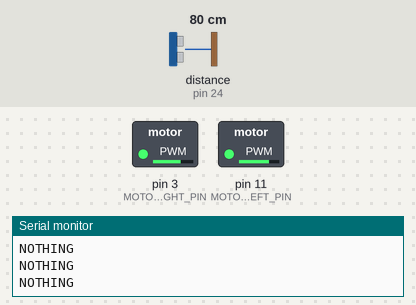
This sketch was run on a simulated Arduino Mega 2560, built with avr-gcc and run on an emulated ATmega2560. Parts: switched loads named in the sketch (green lamp = pin HIGH), the last lines printed to the serial monitor. Wiring (inferred from the names in the program): ultrasonic range finder: trigger pin 22; echo pin 24. The inputs (shaded band) are chosen by the test bench; at power-on: distance to the obstacle (sensor on pin 24) 80 cm. The echo pulse lasts 58.3 µs per cm; pins used as bus, display or sensor lines are not drawn.

Above: at 1.2 s.
1.3 s: distance to the obstacle (sensor on pin 24) set to 17 cm
4.3 s: distance to the obstacle (sensor on pin 24) set to 14 cm
At 4.9 s:
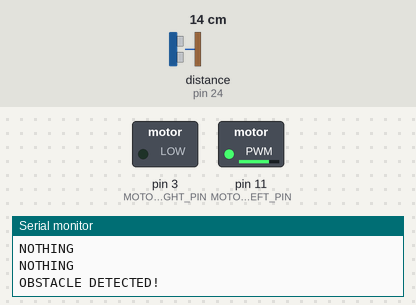
7.3 s: distance to the obstacle (sensor on pin 24) set to 120 cm
At 8.43 s:
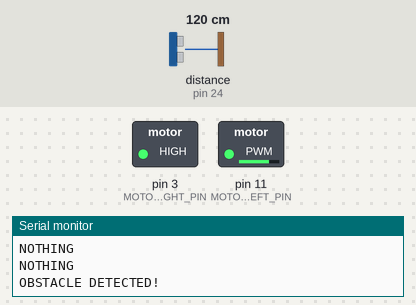
9.9 s: distance to the obstacle (sensor on pin 24) set to 2 cm
At 10.6 s:
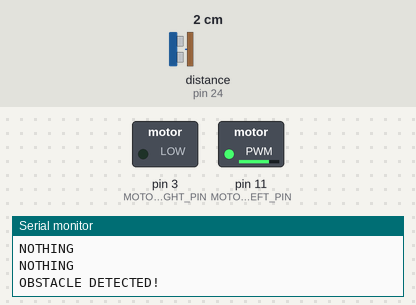
Timing chart, 0 to 13.5 s (numbered marks = the images above; inputs shaded):
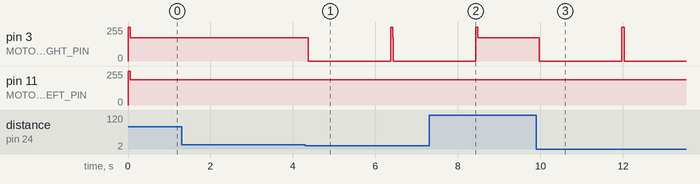

Measured:
- the behaviour switches between 16 and 15 cm on distance to the obstacle (sensor on pin 24) (found by bisection; images 0 and 1)
- after the input at 4.3 s, pin 3 (MOTOR_RIGHT_PIN): 175/255 → 0/255 after 0.07 s
- after the input at 7.3 s, pin 3 (MOTOR_RIGHT_PIN): goes on until 8.5 s, then stays 175/255
- after the input at 9.9 s, pin 3 (MOTOR_RIGHT_PIN): 175/255 → 0/255 after 0.07 s

The sketch:

ArduCleaner.ino
```cpp
// IMPORTANT NOTE: THE WEIGHT AND INCLINATION OF THE BATTERY THAT
// YOU ARE GOING TO PUT ON THE BOARD AND INSIDE THE CASE WILL
// INFLUENCE THE MOTOR SPEED VALUES. BECAUSE OF THAT EXTRA WEIGHT
// AND INCLINATION OF THE BATTERY, ONE MOTOR MAYBE REQUIRING MORE
// SPEED THAN THE OTHER IN ORDER TO MAKE THE DEVICE GOING FORWARD
// INSTEAD OF GOING FORWARD WITH A SLIGHT TURNING.

// DC MOTORS PINS AND SPEEDS.
// REGULATE THE SPEED OF EACH DC MOTOR AND THE TURNING RIGHT DELAY.
int     MOTOR_LEFT_PIN           = 11;
int     MOTOR_LEFT_SPEED         = 190;
int     MOTOR_RIGHT_PIN          = 3;
int     MOTOR_RIGHT_SPEED        = 175;
int     MOTOR_RIGHT_TURNINGDELAY = 2000;

// ULTRASONIC SENSOR PINS
int     SENSOR_PIN_TRIGGER = 22;
int     SENSOR_PIN_ECHO    = 24;

// ULTRASONIC SENSOR VARIABLES. DO NOT MODIFIY.
int     sensorMaximumRange = 15;
int     sensorMinimumRange = 0;
int     sensorCounter = 0;
long    sensorDuration = 0;
long    sensorDistance = 0;

void setup()
    {
    Serial.begin(9600);

    pinMode(SENSOR_PIN_ECHO, INPUT);
    pinMode(SENSOR_PIN_TRIGGER, OUTPUT);
    pinMode(MOTOR_LEFT_PIN, OUTPUT);
    pinMode(MOTOR_RIGHT_PIN, OUTPUT);

    // STARTING EACH DC MOTOR
    analogWrite(MOTOR_LEFT_PIN, 255);
    analogWrite(MOTOR_RIGHT_PIN, 255);
    delay(50);

    moveForward();
    }

void loop()
    {
    if (obstacleDetected()==true)
        {
        Serial.println("OBSTACLE DETECTED!");
        turnRight();
        }
        else
        {
        Serial.println("NOTHING");
        }
    }

boolean obstacleDetected()
    {
    digitalWrite(SENSOR_PIN_TRIGGER, LOW);
    delayMicroseconds(2);
    digitalWrite(SENSOR_PIN_TRIGGER, HIGH);
    delayMicroseconds(10);
    digitalWrite(SENSOR_PIN_TRIGGER, LOW);

    sensorDuration = pulseIn(SENSOR_PIN_ECHO, HIGH);
    sensorDistance = sensorDuration/58.2;

    if (sensorDistance >= sensorMaximumRange || sensorDistance <= sensorMinimumRange)
        {
        sensorCounter = 0;
        return false;
        }
        else
        {
        sensorCounter = sensorCounter +1;
        if (sensorCounter>5)
            {
            sensorCounter = 0;
            sensorDuration = 0;
            sensorDistance = 0;
            return true;
            }
            else
            {
            return false;
            }
        }
    }

void turnRight()
    {
    // SETS NO SPEED TO THE RIGHT DC MOTOR
    analogWrite(MOTOR_RIGHT_PIN, 0);

    // WAITS UNTIL THE ROBOT TURNS RIGHT
    delay(MOTOR_RIGHT_TURNINGDELAY);

    // STARTS THE RIGHT DC MOTOR
    analogWrite(MOTOR_RIGHT_PIN, 255);
    delay(50);

    // SETS THE DEFAULT RIGHT DC MOTOR SPEED
    analogWrite(MOTOR_RIGHT_PIN, MOTOR_RIGHT_SPEED);
    }

void moveForward()
    {
    analogWrite(MOTOR_LEFT_PIN, MOTOR_LEFT_SPEED);
    analogWrite(MOTOR_RIGHT_PIN, MOTOR_RIGHT_SPEED);
    }
```
